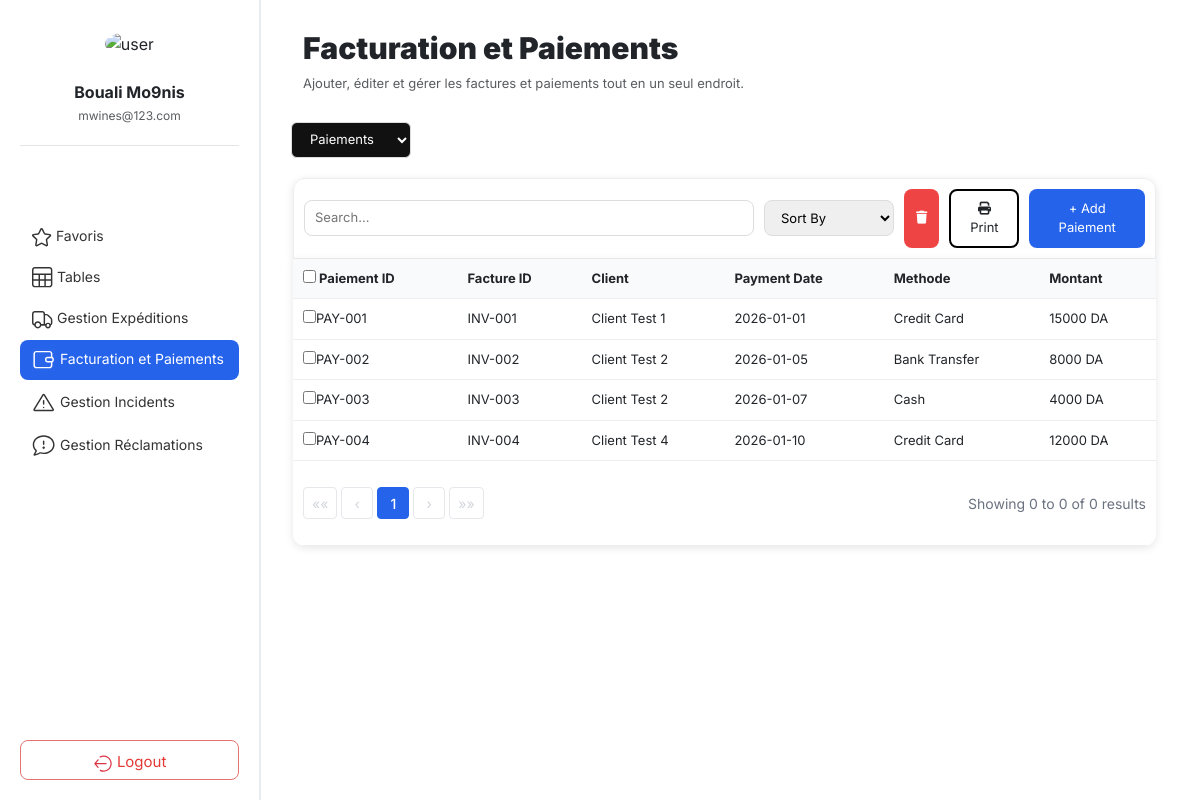
/facturation/paiements/?page=2, run on an earlier commit of the app's database.
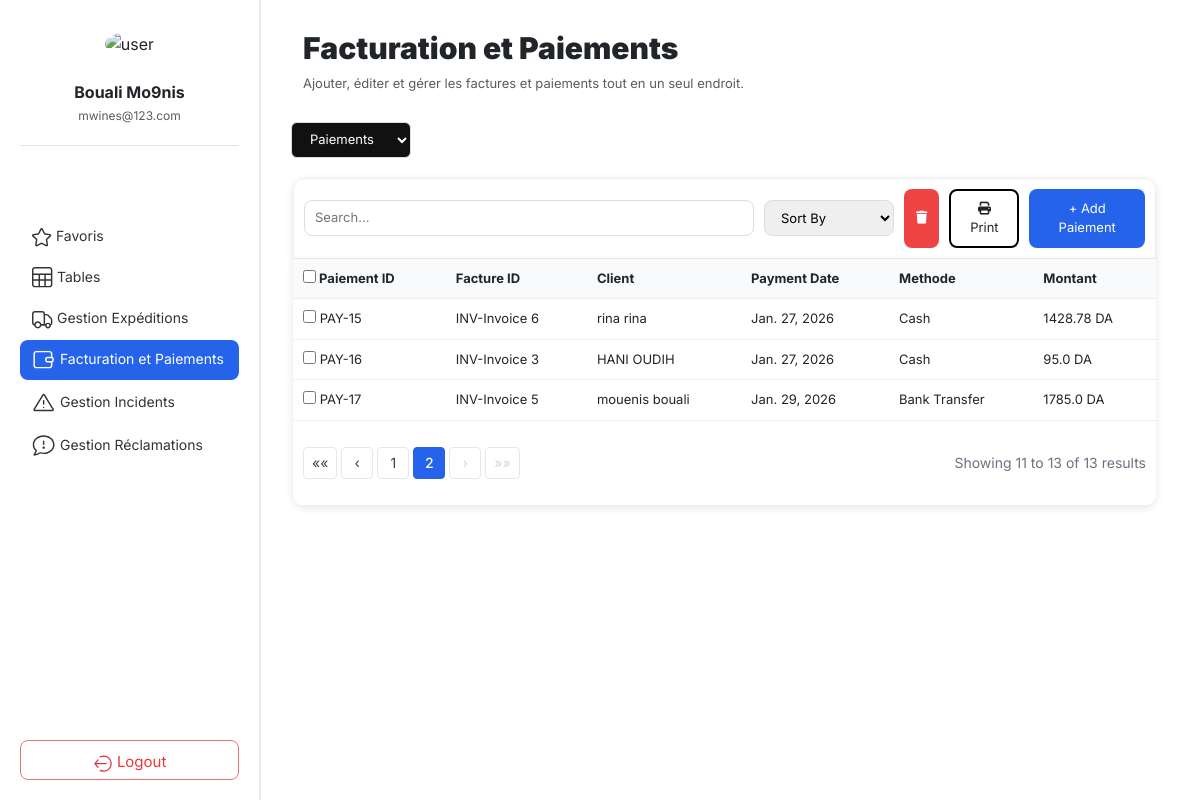
And on a later commit of the database.
### core/models/models.py (models this page shows, shortened)
class Client(models.Model):
    solld = models.FloatField(default=0, validators=[MinValueValidator(0)])
    first_name = models.CharField(max_length=100)
    last_name = models.CharField(max_length=100)
    email = models.EmailField(unique=True)
    phone = models.CharField(max_length=20)
    address = models.TextField()
    created_at = models.DateTimeField(auto_now_add=True)
    def __str__(self):
        return f"{self.first_name} {self.last_name}"

class Payment(models.Model):
    payment_date = models.DateField()
    amount = models.FloatField()
    payment_method = models.CharField(max_length=50)
    invoice = models.ForeignKey(Invoice, on_delete=models.CASCADE)
    client = models.ForeignKey(Client, on_delete=models.RESTRICT)

class Invoice(models.Model):
    invoice_date = models.DateField()
    amount_ht = models.FloatField( default=0)
    amount_vat = models.FloatField(default=0.19)
    amount_ttc = models.FloatField( default=0)
    rest = models.FloatField(default=0)
    status = models.CharField(max_length=50)
    client = models.ForeignKey(Client, on_delete=models.RESTRICT)
    def __str__(self):
        return f"Invoice {self.id}"

### core/web/views.py (the view, shortened to what this page needs)
# urls.py: path("facturation/paiements/", views.paiement_view, name="paiement_view"),
def paiement_view(request):
	try:
		Payment= apps.get_model("core", "Payment")
	except LookupError as e:
		raise Http404("Paiement model not found (check core/models/models.py).") from e
	db_table = Payment._meta.db_table
	search_query = request.GET.get('search', '').strip()
	Payments = Payment.objects.all()
	page_obj = Paginator(Payments, 10).get_page(request.GET.get("page"))
	return render(request, "facture/paiements.html", {"page_obj": page_obj})

### core/web/templates/facture/paiements.html (shortened to what the changed rows need)
{% extends "home.html" %}
{% load static %}
{% block content %}
<div class="tables-top">
    <div class="table-header">
            <h2><b>Facturation et Paiements</b></h2>
    </div>
</div>
<section class="table-section">
    <div class="table-content">
        <table>
            <thead>
                <tr>
                    <th>
                        <label>
                            <input type="checkbox" id="selectAll">
                            Paiement ID
                        </label>
                    </th>
                    <th>Facture ID</th>
                    <th>Client</th>
                    <th>Payment Date</th>
                    <th>Methode</th>
                    <th>Montant</th>
                </tr>
            </thead>
            <tbody>
                {% for paiement in page_obj %}
                <tr>
                    <td class="id-col"><input type="checkbox" value="{{ paiement.id }}">
                        PAY-{{ paiement.id }}
                    </td>
                    <td>INV-{{ paiement.invoice }}</td>
                    <td>{{ paiement.client }}</td>
                    <td>{{ paiement.payment_date }}</td>
                    <td>{{ paiement.payment_method }}</td>
                    <td>{{ paiement.amount }} DA</td>
                </tr>
                {% empty %}
                <tr>
                    <td class="id-col"><input type="checkbox" value="PAY-001">PAY-001</td>
                    <td>INV-001</td>
                    <td>Client Test 1</td>
                    <td>2026-01-01</td>
                    <td>Credit Card</td>
                    <td>15000 DA</td>
                </tr>
                <tr>
                    <td class="id-col"><input type="checkbox" value="PAY-002">PAY-002</td>
                    <td>INV-002</td>
                    <td>Client Test 2</td>
                    <td>2026-01-05</td>
                    <td>Bank Transfer</td>
                    <td>8000 DA</td>
                </tr>
                <tr>
                    <td class="id-col"><input type="checkbox" value="PAY-003">PAY-003</td>
                    <td>INV-003</td>
                    <td>Client Test 2</td>
                    <td>2026-01-07</td>
                    <td>Cash</td>
                    <td>4000 DA</td>
                </tr>
                <tr>
                    <td class="id-col"><input type="checkbox" value="PAY-004">PAY-004</td>
                    <td>INV-004</td>
                    <td>Client Test 4</td>
                    <td>2026-01-10</td>
                    <td>Credit Card</td>
                    <td>12000 DA</td>
                </tr>
                {% endfor %}
            </tbody>
            <tfoot>
                <tr>
                    <td colspan="8">
                        <div class="pagination-footer">
                            <div class="pagination">
                                {% if page_obj.has_previous %}
                                    <a href="?page=1" class="pagination-nav">««</a>
                                    <a href="?page={{ page_obj.previous_page_number }}" class="pagination-nav">‹</a>
                                {% else %}
                                    <span class="pagination-nav disabled">««</span>
                                    <span class="pagination-nav disabled">‹</span>
                                {% endif %}
                                {% for num in page_obj.paginator.page_range %}
                                    {% if num == page_obj.number %}
                                        <strong class="pagination-current">{{ num }}</strong>
                                    {% elif num > page_obj.number|add:'-3' and num < page_obj.number|add:'3' %}
                                        <a href="?page={{ num }}" class="pagination-link">{{ num }}</a>
                                    {% elif num == 1 or num == page_obj.paginator.num_pages %}
                                        <a href="?page={{ num }}" class="pagination-link">{{ num }}</a>
                                    {% elif num == page_obj.number|add:'-3' or num == page_obj.number|add:'3' %}
                                        <span class="pagination-ellipsis">...</span>
                                    {% endif %}
                                {% endfor %}
                                {% if page_obj.has_next %}
                                    <a href="?page={{ page_obj.next_page_number }}" class="pagination-nav">›</a>
                                    <a href="?page={{ page_obj.paginator.num_pages }}" class="pagination-nav">»»</a>
                                {% else %}
                                    <span class="pagination-nav disabled">›</span>
                                    <span class="pagination-nav disabled">»»</span>
                                {% endif %}
                            </div>
                            <div class="pagination-info">
                                Showing {{ page_obj.start_index }} to {{ page_obj.end_index }} of {{ page_obj.paginator.count }} results
                            </div>
                        </div>
                    </td>
                </tr>
            </tfoot>
        </table>
    </div>
</section>
<link rel="stylesheet" href="{% static 'css/facture.css' %}">
{% endblock %}

### core/web/templates/home.html (shortened to what this page needs)
{% load static %}
<!DOCTYPE html>
<html lang="en">
<head>
    <link href="https://cdn.jsdelivr.net/npm/bootstrap@5.3.2/dist/css/bootstrap.min.css" rel="stylesheet">
    <link rel="stylesheet" href="{% static 'css/home.css' %}">
    <link rel="stylesheet" href="{% static 'css/client.css' %}">
    <link rel="stylesheet" href="https://cdnjs.cloudflare.com/ajax/libs/font-awesome/6.5.0/css/all.min.css" />
</head>
<body>
    <div class="layout">
        <aside class="sidebar">
            <div class="profile">
                <img src="{% static 'images/avatar.png' %}" alt="user">
                <h3>{{ user.first_name |default:"Bouali " }} {{ user.last_name |default:"Mo9nis"}}</h3>
                <p class="text-muted">{{ user.email |default:"mwines@123.com"}}</p>
            </div>
            <nav class="nav-menu">
                <a href="{% url 'favorite_list' %}" class="menu-item ">     Favoris</a>
                <a href="{% url 'table' %}" class="menu-item {% if request.path|slice:':7' == '/table/' %}active{% endif %}">     Tables</a>
                <a href="{% url 'expedition_list' %}" class="menu-item {% if request.path|slice:':12' == '/expedition/' %} active{% endif %}">     Gestion Expéditions</a>
                <a href="{% url 'facturation_view' %}" class="menu-item {% if request.path|slice:':13' == '/facturation/' %}active{% endif %}">
                      Facturation et Paiements</a>
                <a href="{% url 'incident_list' %}" class="menu-item {% if request.path|slice:':10' == '/incident/' %}active{% endif %}">
                     Gestion Incidents</a>
                <a href="{% url 'reclamation_view' %}" class="menu-item {% if request.resolver_match.url_name == 'reclamation_view' %}active{% endif %}">
                     Gestion Réclamations</a>
            </nav>
            <div class="logout">
                <a href="{% url 'login' %}"><button>
                    Logout
                </button></a>
            </div>
        </aside>
        <main class="main-content">
            {% block content %}
            {% endblock %}
        </main>
    </div>
</body>
</html>

What changed in the data, as far as the page shows it:
now on this page (row edited): Client: first_name "Bouali"
added Payment: id "15", invoice "Invoice 6", client "rina rina", payment_date "Jan. 27, 2026", payment_method "Cash", amount "1428.78"
added Payment: id "16", invoice "Invoice 3", client "HANI OUDIH", payment_date "Jan. 27, 2026", payment_method "Cash", amount "95.0"
added Payment: id "17", invoice "Invoice 5", client "mouenis bouali", payment_date "Jan. 29, 2026", payment_method "Bank Transfer", amount "1785.0"
Also different on the page:
{{ page_obj.start_index }}: "0" → "11"
{{ page_obj.end_index }}: "0" → "13"
{{ page_obj.paginator.count }}: "0" → "13"
{{ user.first_name |default:"Bouali " }}: "Bouali" → (not shown)
form field value: "☐" → (not shown)
text no longer shown: "PAY-001 INV-001 Client Test 1 2026-01-01 Credit Card 15000 DA PAY-002 INV-002 Client Test 2 2026-01-05 Bank Transfer 8000 DA PAY-003 INV-003 Client Test 2 2026-01-07 Cash 4000 DA PAY-004 INV-004 Client Test 4 2026-01-10 Credit Card 12000 DA"
list line gone: "1"
new list line: "1"
new list line: "2"
